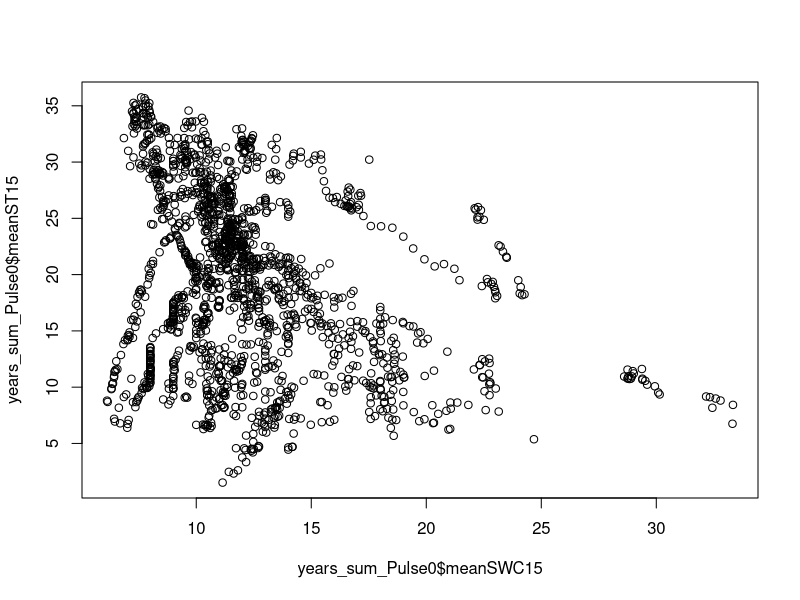
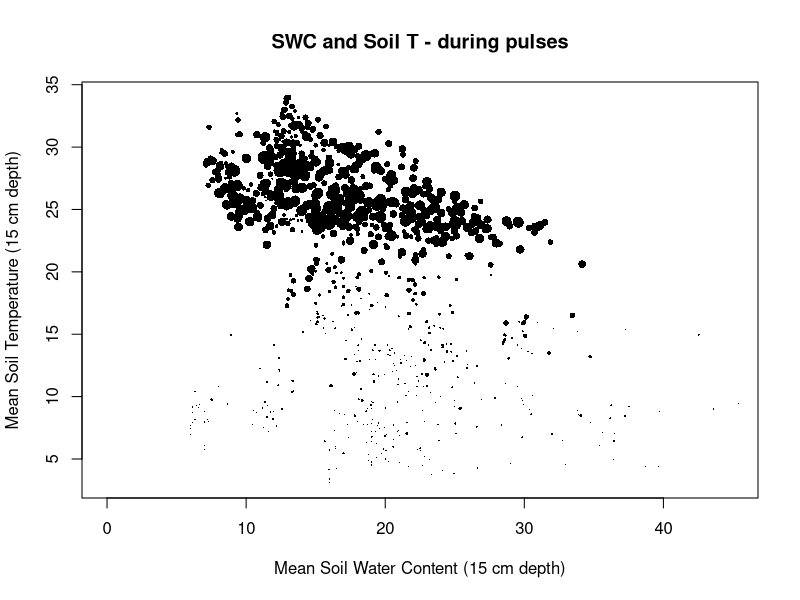
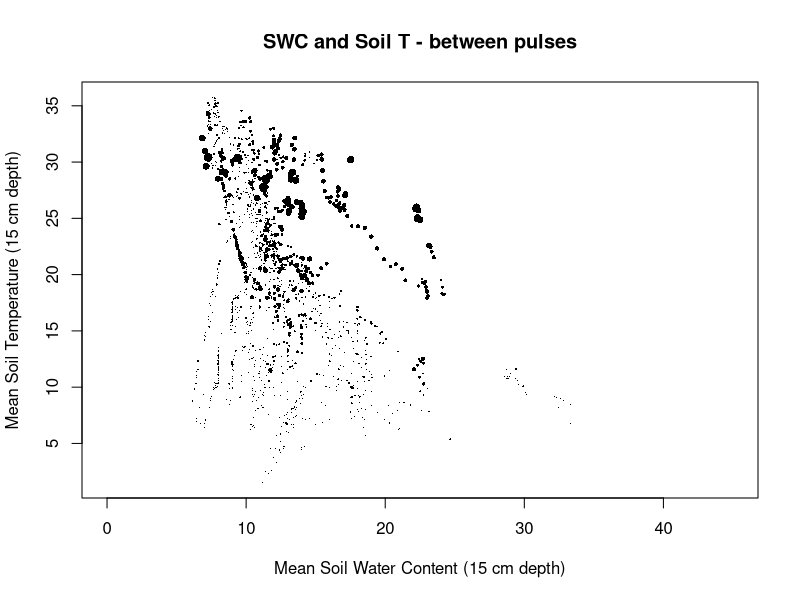
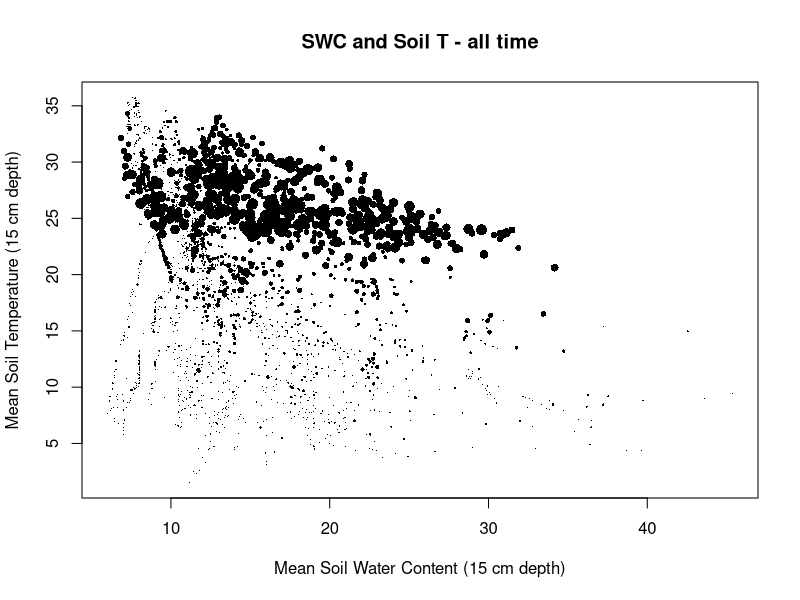

These charts were generated, in order, by the following R code:
# Author Dave Moore
# Create some plots from analysis so far
library(ggplot2)

USWkg12_20_summary  <- read.csv("data/USWkg12_20_summary.csv")
years_sum_Pulse0 <- read.csv("data/years_sum_Pulse0_DM.csv",  header = TRUE, na.strings = "NA")
years_sum_Pulse0$date = as.Date(years_sum_Pulse0$date)

years_sum_Pulse1<- read.csv("data/years_sum_Pulse1_DM.csv", header = TRUE, na.strings = "NA")
years_sum_Pulse1$date = as.Date(years_sum_Pulse1$date)

years_sum_Pulse0 <- na.omit(years_sum_Pulse0)
years_sum_Pulse1 <- na.omit(years_sum_Pulse1)
USWkg12_20_summary <- na.omit(USWkg12_20_summary)

  plot (years_sum_Pulse0$meanSWC15, years_sum_Pulse0$meanST15) 
  
  
  plot(years_sum_Pulse1$meanSWC15, years_sum_Pulse1$meanST15, 
       cex = years_sum_Pulse1$meanRECO/2, # set the point size based on meanRECO
       pch = 16, # use solid circles as the point symbol
       xlab = "Mean Soil Water Content (15 cm depth)", # add x-axis label
       ylab = "Mean Soil Temperature (15 cm depth)", # add y-axis label
       main = "SWC and Soil T - during pulses", # add plot title
       xlim=c(0,45))
  
  
    plot(years_sum_Pulse0$meanSWC15, years_sum_Pulse0$meanST15, 
       cex = years_sum_Pulse0$meanRECO/2, # set the point size based on meanRECO
       pch = 16, # use solid circles as the point symbol
       xlab = "Mean Soil Water Content (15 cm depth)", # add x-axis label
       ylab = "Mean Soil Temperature (15 cm depth)", # add y-axis label
       main = "SWC and Soil T - between pulses" , # add plot title
    xlim=c(0,45))
  
    plot(USWkg12_20_summary$meanSWC15, USWkg12_20_summary$meanST15, 
         cex = USWkg12_20_summary$meanRECO/2, # set the point size based on meanRECO
         pch = 16, # use solid circles as the point symbol
         xlab = "Mean Soil Water Content (15 cm depth)", # add x-axis label
         ylab = "Mean Soil Temperature (15 cm depth)", # add y-axis label
         main = "SWC and Soil T - all time") # add plot title
    
    

  sapply(years_sum_Pulse1, class)
  
  sum(is.na(years_sum_Pulse1$meanSWC15)) # count number of missing values in meanSWC15
  sum(is.na(years_sum_Pulse1$meanST15)) # count number of missing values in meanST15
  
